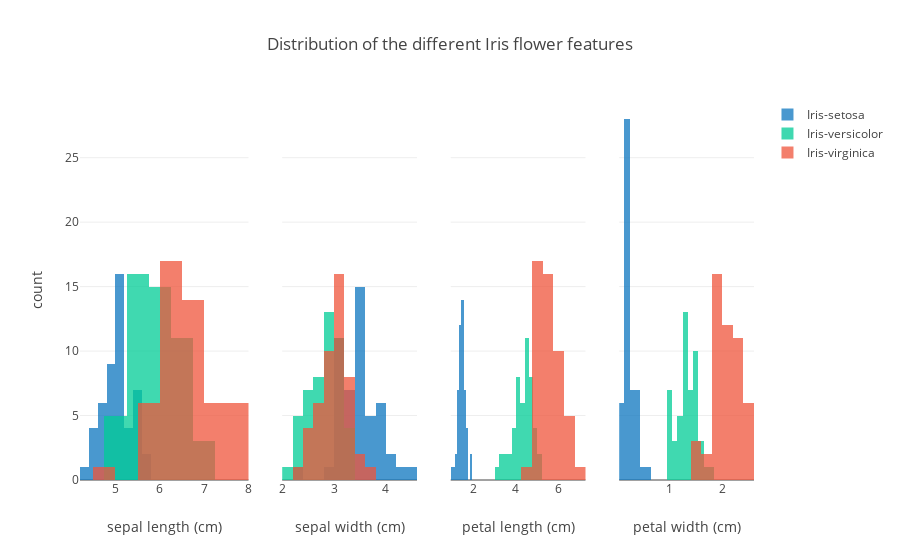

This figure's notebook cell:
### Code cell
# plotting histograms
data = []

legend = {0:False, 1:False, 2:False, 3:True}

colors = {'Iris-setosa': '#0D76BF', 
          'Iris-versicolor': '#00cc96', 
          'Iris-virginica': '#EF553B'}

for col in range(4):
    for key in colors:
        trace = dict(
            type='histogram',
            x=list(X[y==key, col]),
            opacity=0.75,
            xaxis='x%s' %(col+1),
            marker=dict(color=colors[key]),
            name=key,
            showlegend=legend[col]
        )
        data.append(trace)

layout = dict(
    barmode='overlay',
    xaxis=dict(domain=[0, 0.25], title='sepal length (cm)'),
    xaxis2=dict(domain=[0.3, 0.5], title='sepal width (cm)'),
    xaxis3=dict(domain=[0.55, 0.75], title='petal length (cm)'),
    xaxis4=dict(domain=[0.8, 1], title='petal width (cm)'),
    yaxis=dict(title='count'),
    title='Distribution of the different Iris flower features'
)

fig = dict(data=data, layout=layout)
iplot(fig)

### Figure 1 — Plotly figure (JSON) as saved in the notebook; plotly's stock layout.template omitted (floating-point values rounded to 4 significant figures)
{"data": [{"marker": {"color": "#0D76BF"}, "name": "Iris-setosa", "opacity": 0.75, "showlegend": false, "type": "histogram", "uid": "499e8e59-3e3f-4752-a1ca-837c0516cde2", "x": [5.1, 4.9, 4.7, 4.6, 5, 5.4, 4.6, 5, 4.4, 4.9, 5.4, 4.8, 4.8, 4.3, 5.8, 5.7, 5.4, 5.1, 5.7, 5.1, 5.4, 5.1, 4.6, 5.1, 4.8, 5, 5, 5.2, 5.2, 4.7, 4.8, 5.4, 5.2, 5.5, 4.9, 5, 5.5, 4.9, 4.4, 5.1, 5, 4.5, 4.4, 5, 5.1, 4.8, 5.1, 4.6, 5.3, 5], "xaxis": "x"}, {"marker": {"color": "#00cc96"}, "name": "Iris-versicolor", "opacity": 0.75, "showlegend": false, "type": "histogram", "uid": "695cc183-9691-488b-a1e2-d291379f6d84", "x": [7, 6.4, 6.9, 5.5, 6.5, 5.7, 6.3, 4.9, 6.6, 5.2, 5, 5.9, 6, 6.1, 5.6, 6.7, 5.6, 5.8, 6.2, 5.6, 5.9, 6.1, 6.3, 6.1, 6.4, 6.6, 6.8, 6.7, 6, 5.7, 5.5, 5.5, 5.8, 6, 5.4, 6, 6.7, 6.3, 5.6, 5.5, 5.5, 6.1, 5.8, 5, 5.6, 5.7, 5.7, 6.2, 5.1, 5.7], "xaxis": "x"}, {"marker": {"color": "#EF553B"}, "name": "Iris-virginica", "opacity": 0.75, "showlegend": false, "type": "histogram", "uid": "05258831-253a-450f-8c8a-5a7319c2bd55", "x": [6.3, 5.8, 7.1, 6.3, 6.5, 7.6, 4.9, 7.3, 6.7, 7.2, 6.5, 6.4, 6.8, 5.7, 5.8, 6.4, 6.5, 7.7, 7.7, 6, 6.9, 5.6, 7.7, 6.3, 6.7, 7.2, 6.2, 6.1, 6.4, 7.2, 7.4, 7.9, 6.4, 6.3, 6.1, 7.7, 6.3, 6.4, 6, 6.9, 6.7, 6.9, 5.8, 6.8, 6.7, 6.7, 6.3, 6.5, 6.2, 5.9], "xaxis": "x"}, {"marker": {"color": "#0D76BF"}, "name": "Iris-setosa", "opacity": 0.75, "showlegend": false, "type": "histogram", "uid": "91ba8033-b675-4f56-bad2-b54bdc77e9f0", "x": [3.5, 3, 3.2, 3.1, 3.6, 3.9, 3.4, 3.4, 2.9, 3.1, 3.7, 3.4, 3, 3, 4, 4.4, 3.9, 3.5, 3.8, 3.8, 3.4, 3.7, 3.6, 3.3, 3.4, 3, 3.4, 3.5, 3.4, 3.2, 3.1, 3.4, 4.1, 4.2, 3.1, 3.2, 3.5, 3.1, 3, 3.4, 3.5, 2.3, 3.2, 3.5, 3.8, 3, 3.8, 3.2, 3.7, 3.3], "xaxis": "x2"}, {"marker": {"color": "#00cc96"}, "name": "Iris-versicolor", "opacity": 0.75, "showlegend": false, "type": "histogram", "uid": "20c342cd-b3b0-4662-b414-76a7a1fd7b9f", "x": [3.2, 3.2, 3.1, 2.3, 2.8, 2.8, 3.3, 2.4, 2.9, 2.7, 2, 3, 2.2, 2.9, 2.9, 3.1, 3, 2.7, 2.2, 2.5, 3.2, 2.8, 2.5, 2.8, 2.9, 3, 2.8, 3, 2.9, 2.6, 2.4, 2.4, 2.7, 2.7, 3, 3.4, 3.1, 2.3, 3, 2.5, 2.6, 3, 2.6, 2.3, 2.7, 3, 2.9, 2.9, 2.5, 2.8], "xaxis": "x2"}, {"marker": {"color": "#EF553B"}, "name": "Iris-virginica", "opacity": 0.75, "showlegend": false, "type": "histogram", "uid": "2f5bb5fc-581c-4943-8b5e-69a13405f01a", "x": [3.3, 2.7, 3, 2.9, 3, 3, 2.5, 2.9, 2.5, 3.6, 3.2, 2.7, 3, 2.5, 2.8, 3.2, 3, 3.8, 2.6, 2.2, 3.2, 2.8, 2.8, 2.7, 3.3, 3.2, 2.8, 3, 2.8, 3, 2.8, 3.8, 2.8, 2.8, 2.6, 3, 3.4, 3.1, 3, 3.1, 3.1, 3.1, 2.7, 3.2, 3.3, 3, 2.5, 3, 3.4, 3], "xaxis": "x2"}, {"marker": {"color": "#0D76BF"}, "name": "Iris-setosa", "opacity": 0.75, "showlegend": false, "type": "histogram", "uid": "d3ce0515-350a-49cb-84c6-824cbe3ff980", "x": [1.4, 1.4, 1.3, 1.5, 1.4, 1.7, 1.4, 1.5, 1.4, 1.5, 1.5, 1.6, 1.4, 1.1, 1.2, 1.5, 1.3, 1.4, 1.7, 1.5, 1.7, 1.5, 1, 1.7, 1.9, 1.6, 1.6, 1.5, 1.4, 1.6, 1.6, 1.5, 1.5, 1.4, 1.5, 1.2, 1.3, 1.5, 1.3, 1.5, 1.3, 1.3, 1.3, 1.6, 1.9, 1.4, 1.6, 1.4, 1.5, 1.4], "xaxis": "x3"}, {"marker": {"color": "#00cc96"}, "name": "Iris-versicolor", "opacity": 0.75, "showlegend": false, "type": "histogram", "uid": "9e778797-bbfa-4249-b5f5-a11d64b68ee1", "x": [4.7, 4.5, 4.9, 4, 4.6, 4.5, 4.7, 3.3, 4.6, 3.9, 3.5, 4.2, 4, 4.7, 3.6, 4.4, 4.5, 4.1, 4.5, 3.9, 4.8, 4, 4.9, 4.7, 4.3, 4.4, 4.8, 5, 4.5, 3.5, 3.8, 3.7, 3.9, 5.1, 4.5, 4.5, 4.7, 4.4, 4.1, 4, 4.4, 4.6, 4, 3.3, 4.2, 4.2, 4.2, 4.3, 3, 4.1], "xaxis": "x3"}, {"marker": {"color": "#EF553B"}, "name": "Iris-virginica", "opacity": 0.75, "showlegend": false, "type": "histogram", "uid": "246afd27-ddfe-47a2-96a2-a9e52631afe2", "x": [6, 5.1, 5.9, 5.6, 5.8, 6.6, 4.5, 6.3, 5.8, 6.1, 5.1, 5.3, 5.5, 5, 5.1, 5.3, 5.5, 6.7, 6.9, 5, 5.7, 4.9, 6.7, 4.9, 5.7, 6, 4.8, 4.9, 5.6, 5.8, 6.1, 6.4, 5.6, 5.1, 5.6, 6.1, 5.6, 5.5, 4.8, 5.4, 5.6, 5.1, 5.1, 5.9, 5.7, 5.2, 5, 5.2, 5.4, 5.1], "xaxis": "x3"}, {"marker": {"color": "#0D76BF"}, "name": "Iris-setosa", "opacity": 0.75, "showlegend": true, "type": "histogram", "uid": "4982c2a9-93c7-4a1f-9998-8e6e04d38728", "x": [0.2, 0.2, 0.2, 0.2, 0.2, 0.4, 0.3, 0.2, 0.2, 0.1, 0.2, 0.2, 0.1, 0.1, 0.2, 0.4, 0.4, 0.3, 0.3, 0.3, 0.2, 0.4, 0.2, 0.5, 0.2, 0.2, 0.4, 0.2, 0.2, 0.2, 0.2, 0.4, 0.1, 0.2, 0.1, 0.2, 0.2, 0.1, 0.2, 0.2, 0.3, 0.3, 0.2, 0.6, 0.4, 0.3, 0.2, 0.2, 0.2, 0.2], "xaxis": "x4"}, {"marker": {"color": "#00cc96"}, "name": "Iris-versicolor", "opacity": 0.75, "showlegend": true, "type": "histogram", "uid": "f1adf953-f237-401d-8c3a-7e90dda2153b", "x": [1.4, 1.5, 1.5, 1.3, 1.5, 1.3, 1.6, 1, 1.3, 1.4, 1, 1.5, 1, 1.4, 1.3, 1.4, 1.5, 1, 1.5, 1.1, 1.8, 1.3, 1.5, 1.2, 1.3, 1.4, 1.4, 1.7, 1.5, 1, 1.1, 1, 1.2, 1.6, 1.5, 1.6, 1.5, 1.3, 1.3, 1.3, 1.2, 1.4, 1.2, 1, 1.3, 1.2, 1.3, 1.3, 1.1, 1.3], "xaxis": "x4"}, {"marker": {"color": "#EF553B"}, "name": "Iris-virginica", "opacity": 0.75, "showlegend": true, "type": "histogram", "uid": "2d19cef9-5aa2-403d-9eae-6ef84c7f99b1", "x": [2.5, 1.9, 2.1, 1.8, 2.2, 2.1, 1.7, 1.8, 1.8, 2.5, 2, 1.9, 2.1, 2, 2.4, 2.3, 1.8, 2.2, 2.3, 1.5, 2.3, 2, 2, 1.8, 2.1, 1.8, 1.8, 1.8, 2.1, 1.6, 1.9, 2, 2.2, 1.5, 1.4, 2.3, 2.4, 1.8, 1.8, 2.1, 2.4, 2.3, 1.9, 2.3, 2.5, 2.3, 1.9, 2, 2.3, 1.8], "xaxis": "x4"}], "layout": {"barmode": "overlay", "title": {"text": "Distribution of the different Iris flower features"}, "xaxis": {"domain": [0, 0.25], "title": {"text": "sepal length (cm)"}}, "xaxis2": {"domain": [0.3, 0.5], "title": {"text": "sepal width (cm)"}}, "xaxis3": {"domain": [0.55, 0.75], "title": {"text": "petal length (cm)"}}, "xaxis4": {"domain": [0.8, 1], "title": {"text": "petal width (cm)"}}, "yaxis": {"title": {"text": "count"}}}}
